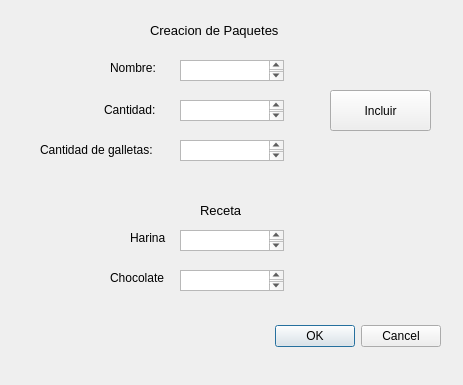
<?xml version="1.0" encoding="UTF-8"?>
<ui version="4.0">
 <class>solicitar</class>
 <widget class="QDialog" name="solicitar">
  <property name="geometry">
   <rect>
    <x>0</x>
    <y>0</y>
    <width>463</width>
    <height>385</height>
   </rect>
  </property>
  <property name="windowTitle">
   <string>Dialog</string>
  </property>
  <widget class="QDialogButtonBox" name="buttonBox">
   <property name="geometry">
    <rect>
     <x>270</x>
     <y>320</y>
     <width>171</width>
     <height>32</height>
    </rect>
   </property>
   <property name="orientation">
    <enum>Qt::Horizontal</enum>
   </property>
   <property name="standardButtons">
    <set>QDialogButtonBox::Cancel|QDialogButtonBox::Ok</set>
   </property>
  </widget>
  <widget class="QTextEdit" name="txtNombre">
   <property name="geometry">
    <rect>
     <x>180</x>
     <y>60</y>
     <width>104</width>
     <height>21</height>
    </rect>
   </property>
  </widget>
  <widget class="QLabel" name="label">
   <property name="geometry">
    <rect>
     <x>110</x>
     <y>60</y>
     <width>55</width>
     <height>16</height>
    </rect>
   </property>
   <property name="text">
    <string>Nombre:</string>
   </property>
  </widget>
  <widget class="QLabel" name="label_2">
   <property name="geometry">
    <rect>
     <x>150</x>
     <y>20</y>
     <width>171</width>
     <height>21</height>
    </rect>
   </property>
   <property name="font">
    <font>
     <pointsize>10</pointsize>
    </font>
   </property>
   <property name="text">
    <string>Creacion de Paquetes</string>
   </property>
  </widget>
  <widget class="QLabel" name="label_3">
   <property name="geometry">
    <rect>
     <x>104</x>
     <y>100</y>
     <width>61</width>
     <height>20</height>
    </rect>
   </property>
   <property name="text">
    <string>Cantidad:</string>
   </property>
  </widget>
  <widget class="QTextEdit" name="txtCant">
   <property name="geometry">
    <rect>
     <x>180</x>
     <y>100</y>
     <width>104</width>
     <height>21</height>
    </rect>
   </property>
  </widget>
  <widget class="QLabel" name="label_4">
   <property name="geometry">
    <rect>
     <x>40</x>
     <y>140</y>
     <width>131</width>
     <height>20</height>
    </rect>
   </property>
   <property name="text">
    <string>Cantidad de galletas:</string>
   </property>
  </widget>
  <widget class="QTextEdit" name="txtCantGallet">
   <property name="geometry">
    <rect>
     <x>180</x>
     <y>140</y>
     <width>104</width>
     <height>21</height>
    </rect>
   </property>
  </widget>
  <widget class="QPushButton" name="btnIncluir">
   <property name="geometry">
    <rect>
     <x>330</x>
     <y>90</y>
     <width>101</width>
     <height>41</height>
    </rect>
   </property>
   <property name="text">
    <string>Incluir</string>
   </property>
  </widget>
  <widget class="QLabel" name="label_5">
   <property name="geometry">
    <rect>
     <x>200</x>
     <y>200</y>
     <width>61</width>
     <height>21</height>
    </rect>
   </property>
   <property name="font">
    <font>
     <pointsize>10</pointsize>
    </font>
   </property>
   <property name="text">
    <string>Receta</string>
   </property>
  </widget>
  <widget class="QLabel" name="label_6">
   <property name="geometry">
    <rect>
     <x>110</x>
     <y>270</y>
     <width>61</width>
     <height>16</height>
    </rect>
   </property>
   <property name="text">
    <string>Chocolate</string>
   </property>
  </widget>
  <widget class="QLabel" name="label_7">
   <property name="geometry">
    <rect>
     <x>130</x>
     <y>230</y>
     <width>55</width>
     <height>16</height>
    </rect>
   </property>
   <property name="text">
    <string>Harina</string>
   </property>
  </widget>
  <widget class="QTextEdit" name="txtHarina">
   <property name="geometry">
    <rect>
     <x>180</x>
     <y>230</y>
     <width>104</width>
     <height>21</height>
    </rect>
   </property>
  </widget>
  <widget class="QTextEdit" name="txtChoc">
   <property name="geometry">
    <rect>
     <x>180</x>
     <y>270</y>
     <width>104</width>
     <height>21</height>
    </rect>
   </property>
  </widget>
 </widget>
 <resources/>
 <connections>
  <connection>
   <sender>buttonBox</sender>
   <signal>accepted()</signal>
   <receiver>solicitar</receiver>
   <slot>accept()</slot>
   <hints>
    <hint type="sourcelabel">
     <x>248</x>
     <y>254</y>
    </hint>
    <hint type="destinationlabel">
     <x>157</x>
     <y>274</y>
    </hint>
   </hints>
  </connection>
  <connection>
   <sender>buttonBox</sender>
   <signal>rejected()</signal>
   <receiver>solicitar</receiver>
   <slot>reject()</slot>
   <hints>
    <hint type="sourcelabel">
     <x>316</x>
     <y>260</y>
    </hint>
    <hint type="destinationlabel">
     <x>286</x>
     <y>274</y>
    </hint>
   </hints>
  </connection>
 </connections>
</ui>
